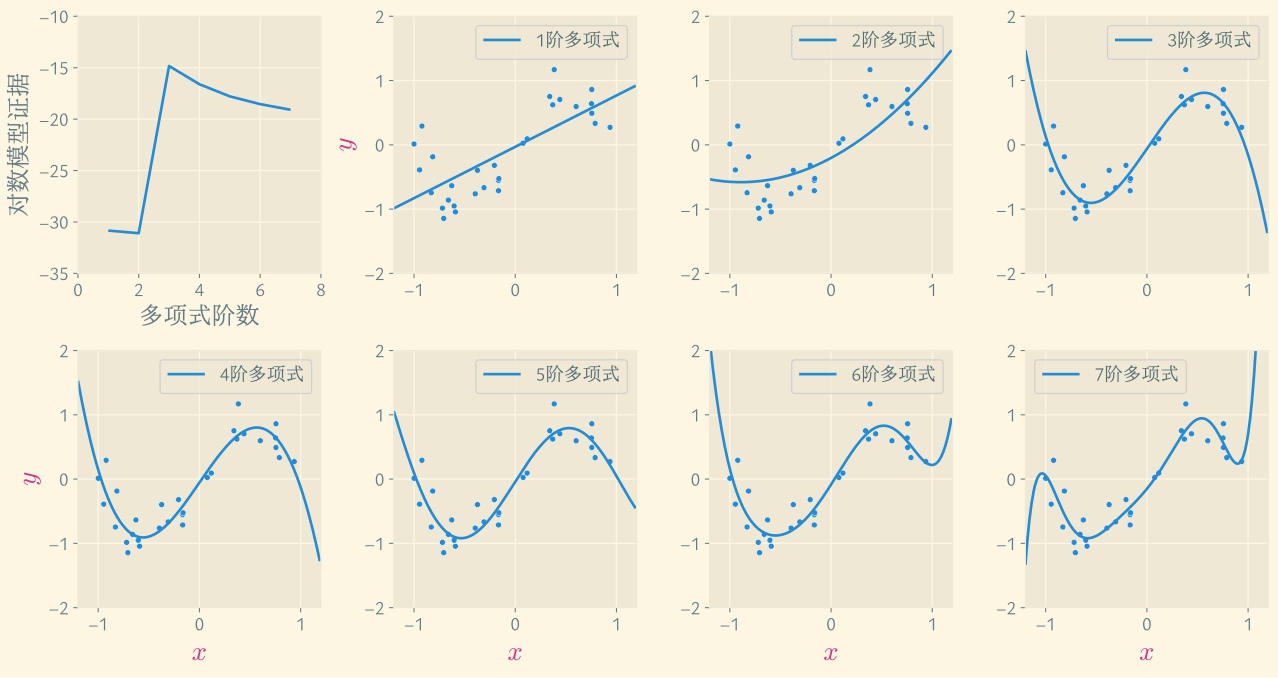

Source code (Python):
import matplotlib.pyplot as plt
import seaborn as sns
import numpy as np
import scipy.stats as st
from sklearn.linear_model import LinearRegression
from sklearn.preprocessing import PolynomialFeatures


def true_fun(X):
    return np.sin(np.pi * X)


plt.rcParams.update({
    "font.family": ["Ysabeau Office", "LXGW Neo ZhiSong Screen Full"],
    "mathtext.fontset": "cm",
    "axes.unicode_minus": True,
    "savefig.bbox": "tight",
    'legend.fontsize': 14,
    "xtick.labelsize": 14,
    "ytick.labelsize": 14,
    'text.color': '#586e75',
})


np.random.seed(1)
n_samples, degree = 30, 8
a, b = 0.05, 10  # 分布超参数
x = st.uniform.rvs(loc=-1, scale=2, size=n_samples)
y = true_fun(x) + st.norm.rvs(loc=0, scale=np.sqrt(1 / b), size=n_samples)
x_plot = np.arange(-1.2, 1.2, 0.01)
evidence = []

with plt.style.context('Solarize_Light2'):
    fig, ax = plt.subplots(2, int(degree / 2), figsize=(16, 8))
    ax = ax.ravel()

    for n in range(1, degree):
        polynomial_features = PolynomialFeatures(degree=n, include_bias=True)
        x_features = polynomial_features.fit_transform(x[:, np.newaxis])
        x_plot_features = polynomial_features.fit_transform(x_plot[:, np.newaxis])
        lr = LinearRegression()
        lr.fit(x_features, y)
        # ax[n].plot(x_plot, lr.predict(x_plot_features), label='degree = %d' % (n))

        sns.lineplot(x=x_plot, y=lr.predict(x_plot_features), label=f'{n}阶多项式', ax=ax[n])
        sns.scatterplot(x=x, y=y, s=20, ax=ax[n])

        # ax[n].scatter(x, y)
        ax[n].set_xlim(-1.2, 1.2)
        ax[n].set_ylim(-2, 2)

        if n == 1 or n == 4:
            ax[n].set_ylabel('$y$', fontsize=20, color="#d33682")
        if n >= 4:
            ax[n].set_xlabel('$x$', fontsize=20, color="#d33682")

        sigma = b * x_features.T @ x_features + a * np.eye(n + 1)
        mu = b * np.linalg.inv(sigma) @ x_features.T @ y[:, np.newaxis]

        evidence.append((np.log(a) * (n + 1) + np.log(b) * n_samples - b * np.linalg.norm(y[:, np.newaxis] - x_features @ mu)**2 - a * np.linalg.norm(mu)**2 - np.log(np.linalg.det(sigma)) - np.log(2 * np.pi) * n_samples) / 2)

    # ax[0].plot([i for i in range(1, degree)], evidence)

    sns.lineplot(x=[i for i in range(1, degree)], y=evidence, ax=ax[0])
    ax[0].set_xlim(0, degree)
    ax[0].set_ylim(-35, -10)
    ax[0].set_xlabel('多项式阶数', fontsize=18)
    ax[0].set_ylabel('对数模型证据', fontsize=18)

    fig.subplots_adjust(wspace=0.3, hspace=0.3)
    fig.savefig("plot-model-evidence.svg")
